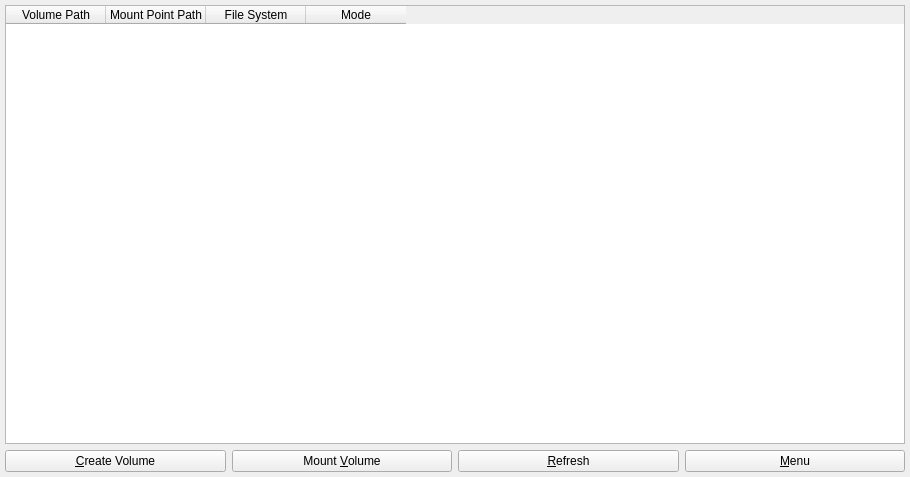
<?xml version="1.0" encoding="UTF-8"?>
<ui version="4.0">
 <class>cryfsGUI</class>
 <widget class="QWidget" name="cryfsGUI">
  <property name="windowModality">
   <enum>Qt::WindowModal</enum>
  </property>
  <property name="geometry">
   <rect>
    <x>0</x>
    <y>0</y>
    <width>910</width>
    <height>477</height>
   </rect>
  </property>
  <property name="windowTitle">
   <string>cryfs-gui</string>
  </property>
  <property name="windowIcon">
   <iconset resource="icon.qrc">
    <normaloff>:/cryfs-gui.png</normaloff>:/cryfs-gui.png</iconset>
  </property>
  <layout class="QVBoxLayout" name="verticalLayout_3">
   <item>
    <widget class="QWidget" name="centralWidget" native="true">
     <layout class="QVBoxLayout" name="verticalLayout">
      <property name="leftMargin">
       <number>0</number>
      </property>
      <property name="topMargin">
       <number>0</number>
      </property>
      <property name="rightMargin">
       <number>0</number>
      </property>
      <property name="bottomMargin">
       <number>0</number>
      </property>
      <item>
       <widget class="QTableWidget" name="tableWidget">
        <property name="editTriggers">
         <set>QAbstractItemView::NoEditTriggers</set>
        </property>
        <property name="selectionMode">
         <enum>QAbstractItemView::NoSelection</enum>
        </property>
        <property name="showGrid">
         <bool>false</bool>
        </property>
        <property name="gridStyle">
         <enum>Qt::NoPen</enum>
        </property>
        <column>
         <property name="text">
          <string>Volume Path</string>
         </property>
         <property name="textAlignment">
          <set>AlignCenter</set>
         </property>
        </column>
        <column>
         <property name="text">
          <string>Mount Point Path</string>
         </property>
         <property name="textAlignment">
          <set>AlignCenter</set>
         </property>
        </column>
        <column>
         <property name="text">
          <string>File System</string>
         </property>
         <property name="textAlignment">
          <set>AlignCenter</set>
         </property>
        </column>
        <column>
         <property name="text">
          <string>Mode</string>
         </property>
         <property name="textAlignment">
          <set>AlignCenter</set>
         </property>
        </column>
       </widget>
      </item>
      <item>
       <layout class="QHBoxLayout" name="horizontalLayout">
        <property name="sizeConstraint">
         <enum>QLayout::SetFixedSize</enum>
        </property>
        <item>
         <widget class="QPushButton" name="pbcreate">
          <property name="text">
           <string>&amp;Create Volume</string>
          </property>
          <property name="autoDefault">
           <bool>false</bool>
          </property>
          <property name="default">
           <bool>false</bool>
          </property>
         </widget>
        </item>
        <item>
         <widget class="QPushButton" name="pbunlockcryptfs">
          <property name="text">
           <string>Mount &amp;Volume</string>
          </property>
         </widget>
        </item>
        <item>
         <widget class="QPushButton" name="pbupdate">
          <property name="text">
           <string>&amp;Refresh</string>
          </property>
         </widget>
        </item>
        <item>
         <widget class="QPushButton" name="pbmenu">
          <property name="text">
           <string>&amp;Menu</string>
          </property>
         </widget>
        </item>
       </layout>
      </item>
     </layout>
    </widget>
   </item>
  </layout>
 </widget>
 <layoutdefault spacing="6" margin="5"/>
 <tabstops>
  <tabstop>pbmenu</tabstop>
 </tabstops>
 <resources>
  <include location="icon.qrc"/>
 </resources>
 <connections/>
</ui>
